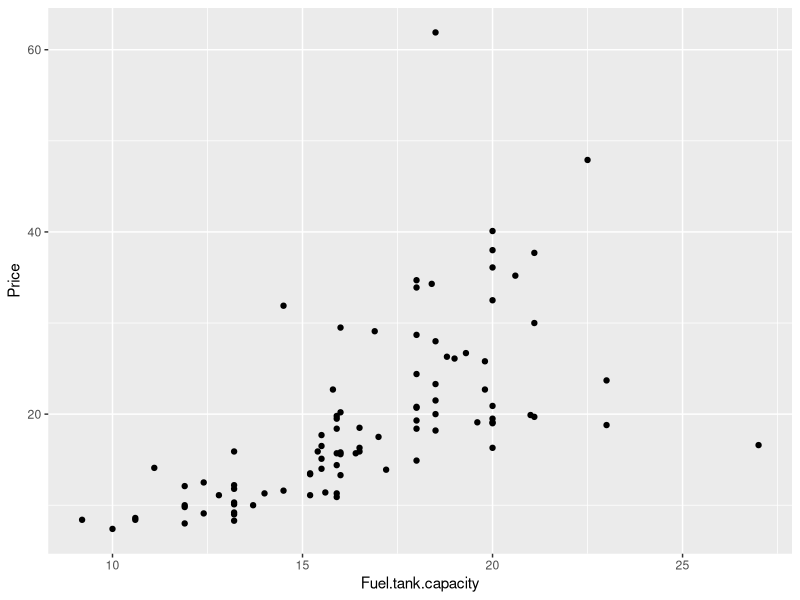
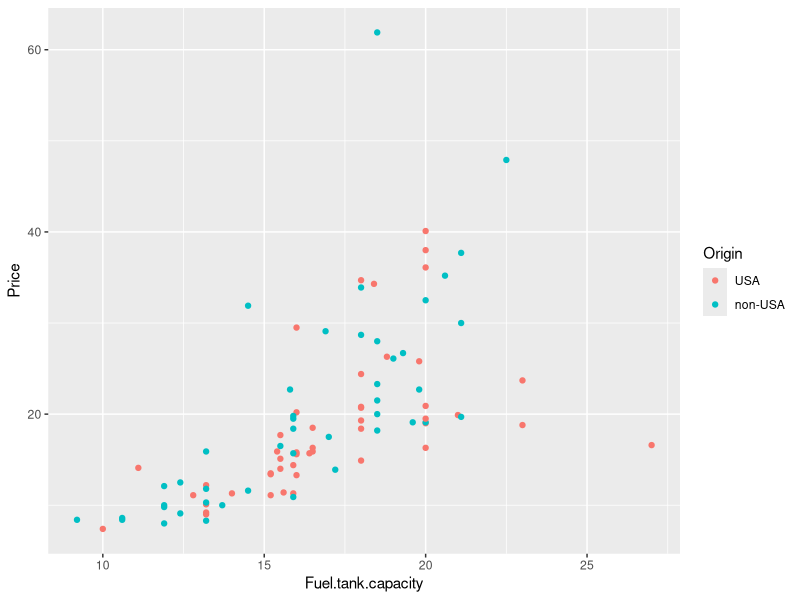
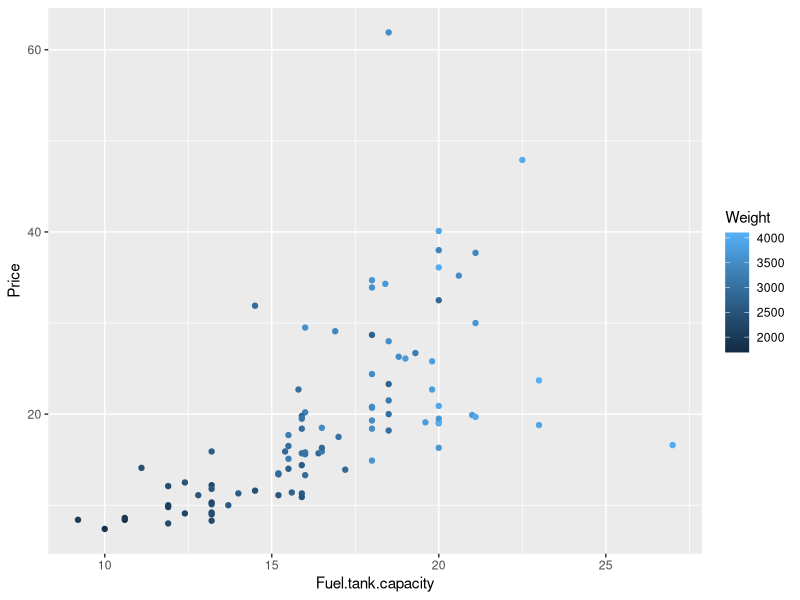
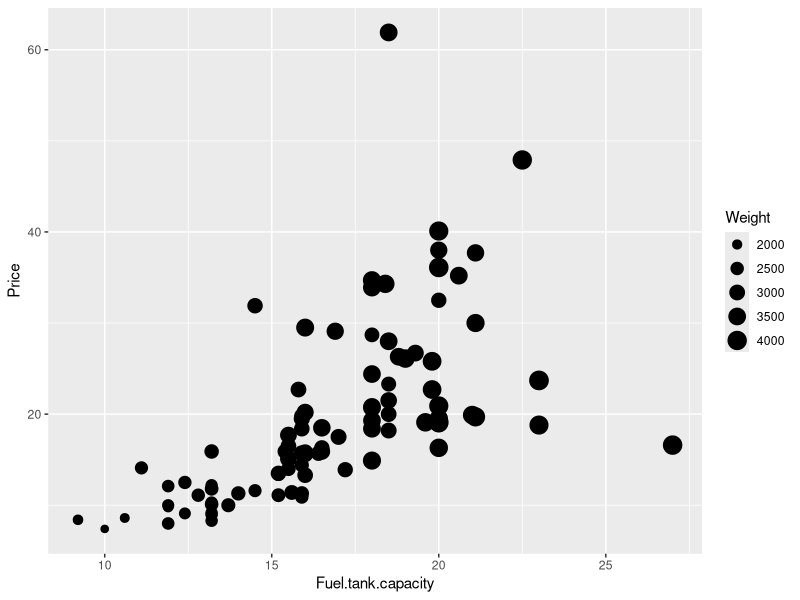
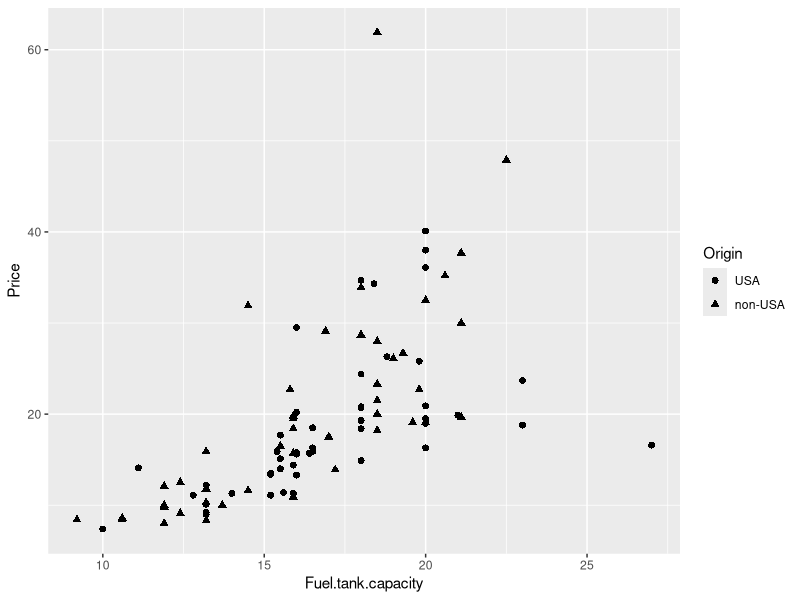
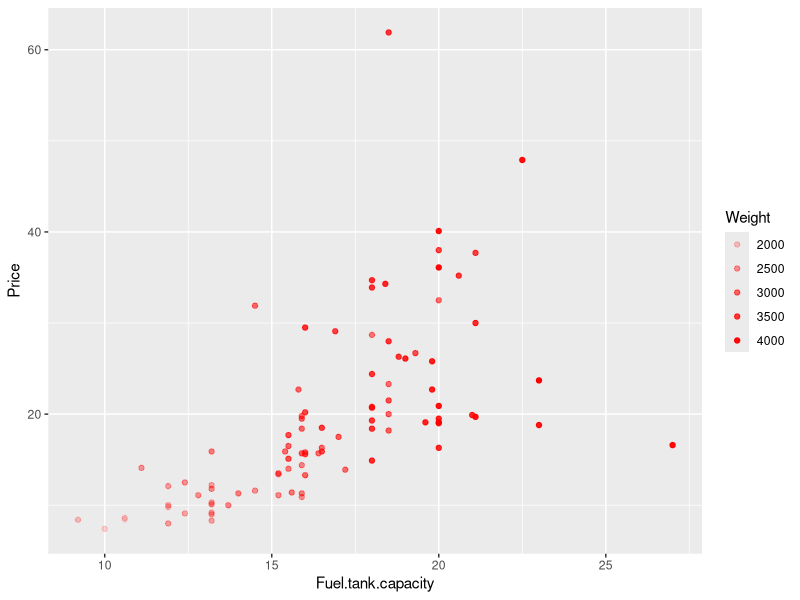
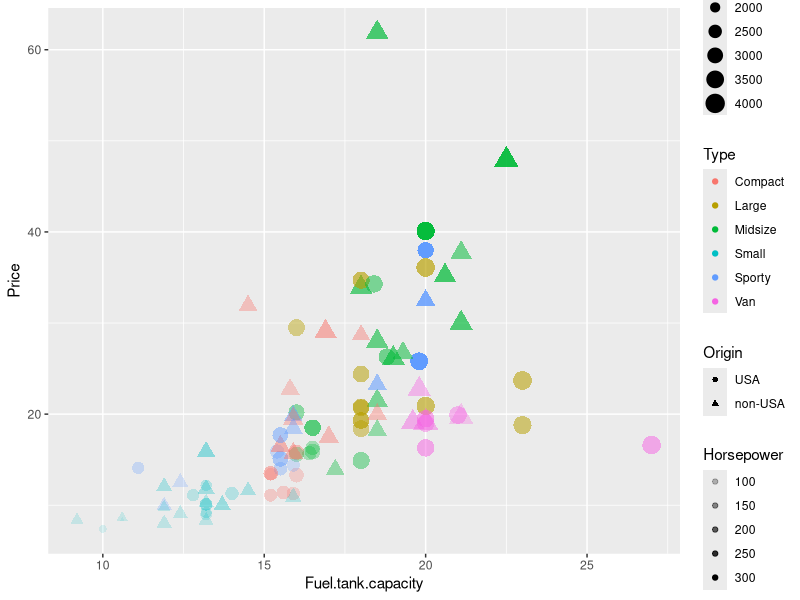
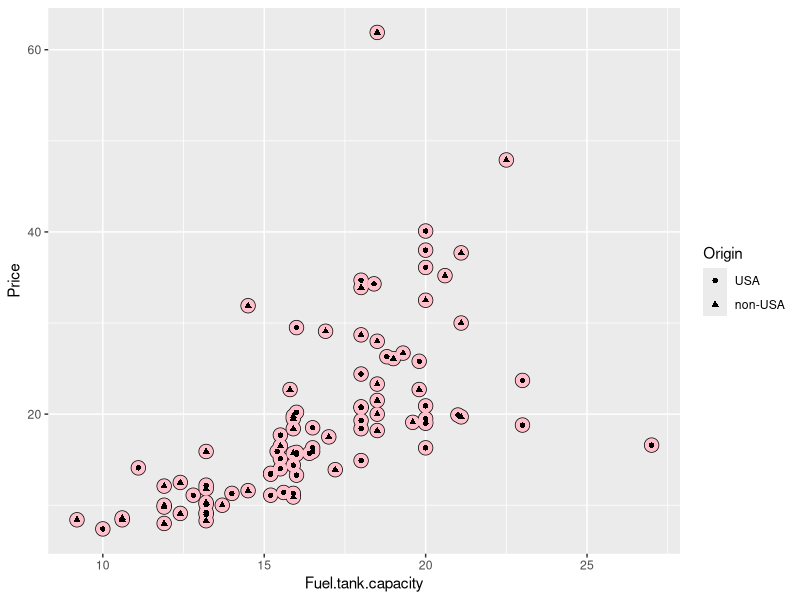

The R source for these figures, in order:
## ---- chunk 1
library(MASS)
library(ggplot2)
data(Cars93)
#head(Cars93)

ggplot(Cars93) + aes(x = Fuel.tank.capacity, y = Price) + 
  geom_point()

## ---- chunk 2
ggplot(Cars93) + aes(x = Fuel.tank.capacity, y = Price) + 
  geom_point(aes(colour = Origin))
## ---- chunk 3
ggplot(Cars93) + aes(x = Fuel.tank.capacity, y = Price) + 
  geom_point(aes(colour = Weight))
## ---- chunk 4
ggplot(Cars93) + aes(x = Fuel.tank.capacity, y = Price) + 
  geom_point(aes(size = Weight))
## ---- chunk 5
ggplot(Cars93) + aes(x = Fuel.tank.capacity, y = Price) + 
  geom_point(aes(shape = Origin), size = 2)
## ---- chunk 6
ggplot(Cars93) + aes(x = Fuel.tank.capacity, y = Price) + 
  geom_point(aes(alpha = Weight), color = "red")
## ---- chunk 7
ggplot(Cars93) + aes(x = Fuel.tank.capacity, y = Price) + 
  geom_point(aes(size = Weight, color = Type, shape = Origin,
                 alpha = Horsepower))
## ---- chunk 8
ggplot(Cars93) + aes(x = Fuel.tank.capacity, y = Price) + 
  geom_point(colour="black", size = 4.5) +
  geom_point(colour="pink", size = 4) +
  geom_point(aes(shape = Origin))
## ---- chunk 9
ggplot(Cars93) + aes(x = Fuel.tank.capacity, y = Price) + 
  geom_point() + geom_smooth(method = lm, se = FALSE)
## ---- chunk 10
ggplot(Cars93) + aes(x = Fuel.tank.capacity, y = Price) + 
  geom_point() + geom_smooth(method = lm, se = TRUE)
## ---- chunk 11
ggplot(Cars93) + aes(x = Fuel.tank.capacity, y = log(Price)) + 
  geom_point(aes(alpha = Weight))
## ---- chunk 12
ggplot(Cars93) + aes(x = Fuel.tank.capacity, y = log(Price)) + 
  geom_point() + geom_smooth(method = lm, se = FALSE)
## ---- chunk 13
ggplot(Cars93) + aes(x = Fuel.tank.capacity, y = log(Price)) + 
  geom_point() + geom_smooth(method = lm, se = TRUE)
## ---- chunk 14
ggplot(Cars93) + aes(x = Fuel.tank.capacity, y = log(Price)) + 
  geom_point() + stat_smooth(method = lm, se = TRUE, level = 0.9)
ggplot(Cars93) + aes(x = Fuel.tank.capacity, y = log(Price)) + 
  geom_point() + stat_smooth(method = lm, se = TRUE, level = 0.99)
## ---- chunk 15
ggplot(Cars93) + aes(x = Fuel.tank.capacity, y = log(Price)) + 
  geom_point() + geom_smooth(method = loess, se = TRUE)
## ---- chunk 16
ggplot(Cars93) + aes(x = Fuel.tank.capacity, y = log(Price)) +
  geom_smooth(method = loess, se = TRUE)
## ---- chunk 17
ggplot(Cars93) + aes(x = Fuel.tank.capacity, y = log(Price)) +
  geom_smooth(method = loess, se = TRUE, fill = "blue", 
              colour = "darkblue", size = 2, alpha = 0.2)
